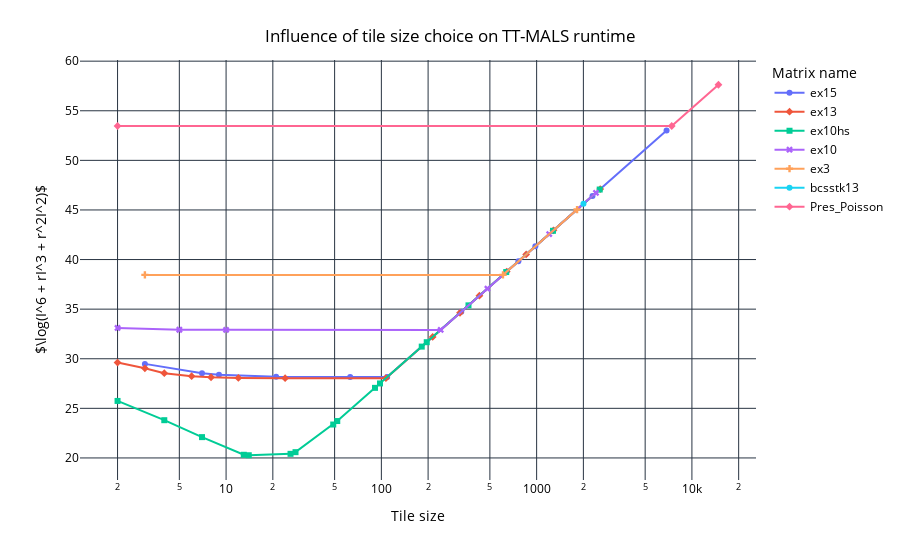

The cell this chart's notebook holds for it:
### Markdown cell above
Tile size choice effects (baseline)

### Code cell
# Tile size choice influence on TT-MALS runtime
fig = px.line(baseline_df, x="tile_size", y="log_obj_func", color='matrix_name', symbol="matrix_name", markers=True, log_x=True,
              labels={
                     "tile_size": "Tile size",
                     "matrix_name": "Matrix name",
                 }
              )
fig.update_layout(
    title={
        'text': "Influence of tile size choice on TT-MALS runtime",
        'x':0.5,
        'xanchor': 'center',
        'yanchor': 'top'
    },
    plot_bgcolor='white',   # Plot area background color
    paper_bgcolor='white',  # Entire figure background color
    font=dict(color='black'), # Font color
    yaxis_title=r'$\log(I^6 + rI^3 + r^2I^2)$'
)
fig.show()
fig.write_image("plots/baseline_tile_size_vs_log_obj_func.pdf")

### Figure 1 — Plotly figure (JSON) as saved in the notebook; plotly's stock layout.template omitted (floating-point values rounded to 4 significant figures)
{"data": [{"hovertemplate": "Matrix name=ex15<br>Tile size=%{x}<br>log_obj_func=%{y}<extra></extra>", "legendgroup": "ex15", "line": {"color": "#636efa", "dash": "solid"}, "marker": {"symbol": "circle"}, "mode": "lines+markers", "name": "ex15", "orientation": "v", "showlegend": true, "x": [3.0, 7.0, 9.0, 21.0, 63.0, 109.0, 327.0, 763.0, 981.0, 2289.0, 6867.0], "xaxis": "x", "y": [29.48, 28.54, 28.39, 28.19, 28.15, 28.15, 34.74, 39.82, 41.33, 46.42, 53.01], "yaxis": "y", "type": "scatter"}, {"hovertemplate": "Matrix name=ex13<br>Tile size=%{x}<br>log_obj_func=%{y}<extra></extra>", "legendgroup": "ex13", "line": {"color": "#EF553B", "dash": "solid"}, "marker": {"symbol": "diamond"}, "mode": "lines+markers", "name": "ex13", "orientation": "v", "showlegend": true, "x": [2.0, 3.0, 4.0, 6.0, 8.0, 12.0, 24.0, 107.0, 214.0, 321.0, 428.0, 642.0, 856.0, 1284.0, 2568.0], "xaxis": "x", "y": [29.61, 29.04, 28.54, 28.25, 28.14, 28.07, 28.04, 28.04, 32.2, 34.63, 36.35, 38.79, 40.51, 42.95, 47.11], "yaxis": "y", "type": "scatter"}, {"hovertemplate": "Matrix name=ex10hs<br>Tile size=%{x}<br>log_obj_func=%{y}<extra></extra>", "legendgroup": "ex10hs", "line": {"color": "#00cc96", "dash": "solid"}, "marker": {"symbol": "square"}, "mode": "lines+markers", "name": "ex10hs", "orientation": "v", "showlegend": true, "x": [2.0, 4.0, 7.0, 13.0, 14.0, 26.0, 28.0, 49.0, 52.0, 91.0, 98.0, 182.0, 196.0, 364.0, 637.0, 1274.0, 2548.0], "xaxis": "x", "y": [25.75, 23.81, 22.1, 20.32, 20.27, 20.41, 20.58, 23.37, 23.72, 27.07, 27.51, 31.22, 31.67, 35.38, 38.74, 42.9, 47.06], "yaxis": "y", "type": "scatter"}, {"hovertemplate": "Matrix name=ex10<br>Tile size=%{x}<br>log_obj_func=%{y}<extra></extra>", "legendgroup": "ex10", "line": {"color": "#ab63fa", "dash": "solid"}, "marker": {"symbol": "x"}, "mode": "lines+markers", "name": "ex10", "orientation": "v", "showlegend": true, "x": [2.0, 5.0, 10.0, 241.0, 482.0, 1205.0, 2410.0], "xaxis": "x", "y": [33.11, 32.92, 32.91, 32.91, 37.07, 42.57, 46.72], "yaxis": "y", "type": "scatter"}, {"hovertemplate": "Matrix name=ex3<br>Tile size=%{x}<br>log_obj_func=%{y}<extra></extra>", "legendgroup": "ex3", "line": {"color": "#FFA15A", "dash": "solid"}, "marker": {"symbol": "cross"}, "mode": "lines+markers", "name": "ex3", "orientation": "v", "showlegend": true, "x": [3.0, 607.0, 1821.0], "xaxis": "x", "y": [38.45, 38.45, 45.04], "yaxis": "y", "type": "scatter"}, {"hovertemplate": "Matrix name=bcsstk13<br>Tile size=%{x}<br>log_obj_func=%{y}<extra></extra>", "legendgroup": "bcsstk13", "line": {"color": "#19d3f3", "dash": "solid"}, "marker": {"symbol": "circle"}, "mode": "lines+markers", "name": "bcsstk13", "orientation": "v", "showlegend": true, "x": [2003.0], "xaxis": "x", "y": [45.61], "yaxis": "y", "type": "scatter"}, {"hovertemplate": "Matrix name=Pres_Poisson<br>Tile size=%{x}<br>log_obj_func=%{y}<extra></extra>", "legendgroup": "Pres_Poisson", "line": {"color": "#FF6692", "dash": "solid"}, "marker": {"symbol": "diamond"}, "mode": "lines+markers", "name": "Pres_Poisson", "orientation": "v", "showlegend": true, "x": [2.0, 7411.0, 14820.0], "xaxis": "x", "y": [53.46, 53.46, 57.62], "yaxis": "y", "type": "scatter"}], "layout": {"xaxis": {"anchor": "y", "domain": [0.0, 1.0], "title": {"text": "Tile size"}, "type": "log"}, "yaxis": {"anchor": "x", "domain": [0.0, 1.0], "title": {"text": "$\\log(I^6 + rI^3 + r^2I^2)$"}}, "legend": {"title": {"text": "Matrix name"}, "tracegroupgap": 0}, "margin": {"t": 60}, "title": {"text": "Influence of tile size choice on TT-MALS runtime", "x": 0.5, "xanchor": "center", "yanchor": "top"}, "font": {"color": "black"}, "plot_bgcolor": "white", "paper_bgcolor": "white"}}
